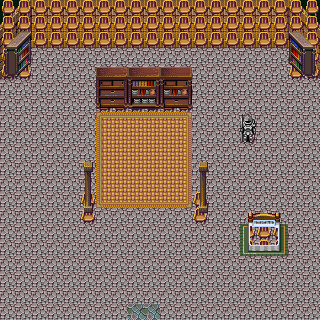

This game map was drawn from its Tiled (.tmx) file and the tilesets committed beside it. A one-line description and the trimmed map source follow:
An orthogonal 20x20 tile map with 16x16 px tiles, 3 tile layers (TileBot, TileCollision, TileTop) and 2 objects (2x Teleport).

<map version="1.0" orientation="orthogonal" width="20" height="20" tilewidth="16" tileheight="16">
 <tileset firstgid="1" name="TileMaison" tilewidth="16" tileheight="16">
  <image source="TileMaison.png" width="480" height="256" />
 </tileset>
 <layer name="TileBot" width="20" height="20">
  <data>[400 cells, 400 non-empty, 45 distinct tile ids]</data>
 </layer>
 <layer name="TileCollision" width="20" height="20">
  <data>[400 cells, 85 non-empty, 1 distinct tile ids]</data>
 </layer>
 <layer name="TileTop" width="20" height="20">
  <data>[400 cells, 49 non-empty, 49 distinct tile ids]</data>
 </layer>
 <objectgroup name="TileObjetTeleport" width="20" height="20">
  <object name="Teleport" x="128" y="304" width="16" height="16">
   <properties>
    <property name="Destination" value="startZone1" />
    <property name="PositionX" value="240" />
    <property name="PositionY" value="304" />
   </properties>
  </object>
  <object name="Teleport" x="144" y="304" width="16" height="16">
   <properties>
    <property name="Destination" value="startZone1" />
    <property name="PositionX" value="240" />
    <property name="PositionY" value="304" />
   </properties>
  </object>
 </objectgroup>
</map>